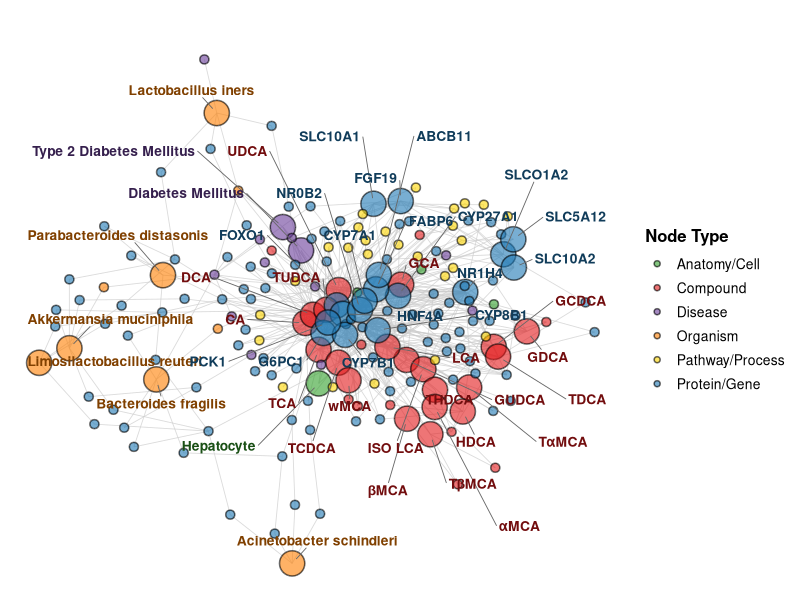
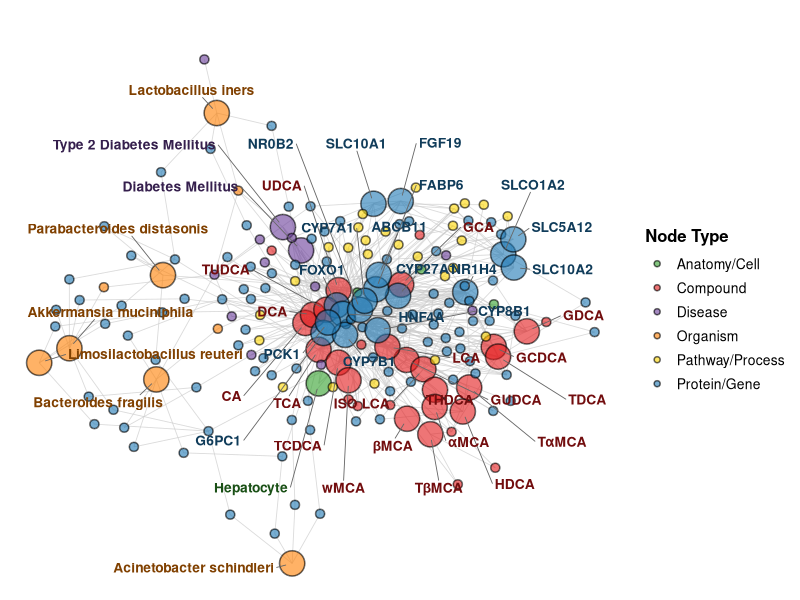

These figures' R source, in order:
library(ggplot2)
library(readxl)
library(dplyr)
library(ggrepel)
library(igraph)

# Read the data files
edges = read_excel("spoke_plot/filtered_edges.xlsx")
nodes = read_excel("spoke_plot/filtered_nodes.xlsx")

symp_id = nodes$node_id[which(nodes$node_type == "Symptom")]
nodes = nodes |>
  filter(!(node_id %in% symp_id))
edges = edges |>
  filter(!(from %in% symp_id)) |>
  filter(!(to %in% symp_id))

# Create igraph object - use node_id as the vertex identifier
g = graph_from_data_frame(
  d = edges %>% select(from, to), 
  directed = FALSE, 
  vertices = data.frame(name = nodes$node_id)
)

# Calculate layout using Fruchterman-Reingold algorithm
set.seed(45)  # For reproducibility
layout_coords = layout_with_gem(g)

# Add coordinates to nodes dataframe
nodes$x = layout_coords[, 1]
nodes$y = layout_coords[, 2]

# Prepare edges dataframe with coordinates
edges_plot = edges %>%
  left_join(nodes %>% select(node_id, x, y), 
            by = c("from" = "node_id")) %>%
  rename(x_start = x, y_start = y) %>%
  left_join(nodes %>% select(node_id, x, y), 
            by = c("to" = "node_id")) %>%
  rename(x_end = x, y_end = y) %>%
  filter(!is.na(x_start) & !is.na(y_start) & !is.na(x_end) & !is.na(y_end))

# Set node sizes based on is_key_node (larger difference)
nodes$node_size = ifelse(nodes$is_key_node == TRUE, 8, 2.5)

# Count node types and create vibrant, highly distinctive palette
n_node_types = length(unique(nodes$meta_type))

# Vibrant, maximally distinctive colorblind-safe palette
vibrant_colors = c(
  "#E31A1C",  # Bright red
  "#1F78B4",  # Bright blue
  "#33A02C",  # Bright green
  "#FF7F00",  # Bright orange
  "#6A3D9A",  # Bright purple
  "#FFD700",  # Gold
  "#00CED1",  # Bright cyan
  "#FF1493",  # Deep pink
  "#32CD32",  # Lime green
  "#FF4500",  # Orange red
  "#4169E1",  # Royal blue
  "#FF69B4",  # Hot pink
  "#00FA9A",  # Medium spring green
  "#DC143C",  # Crimson
  "#1E90FF"   # Dodger blue
)

# Extend if needed
if(n_node_types > length(vibrant_colors)) {
  vibrant_colors = colorRampPalette(vibrant_colors)(n_node_types)
}

# Function to darken colors for text labels
darken_color = function(col, factor = 0.5) {
  rgb_vals = col2rgb(col) / 255
  darkened = rgb_vals * factor
  rgb(darkened[1], darkened[2], darkened[3])
}

# Create color mapping for nodes
node_type_levels = unique(nodes$meta_type)
color_map = setNames(vibrant_colors[1:n_node_types], node_type_levels)
dark_color_map = setNames(sapply(vibrant_colors[1:n_node_types], darken_color), 
                          node_type_levels)

# Add colors to nodes dataframe
nodes$fill_color = color_map[nodes$meta_type]
nodes$text_color = dark_color_map[nodes$meta_type]

# Filter nodes to only show labels for key nodes
nodes_labeled = nodes %>% filter(is_key_node == TRUE)

# Create the network plot
pltE = ggplot() +
  # Plot edges first (so they're behind nodes) - much thinner
  geom_segment(data = edges_plot,
               aes(x = x_start, y = y_start, xend = x_end, yend = y_end),
               color = "gray80", alpha = 0.7, linewidth = 0.3) +
  
  # Plot nodes with border (stroke) and fill
  geom_point(data = nodes,
             aes(x = x, y = y, fill = meta_type, size = node_size),
             shape = 21,  # Circle with border
             color = "black",  # Border color
             stroke = 0.8,  # Border width
             alpha = 0.6) +
  
  # Add labels ONLY for key nodes with matching darker colors
  geom_text_repel(data = nodes_labeled,
                  aes(x = x, y = y, label = human_name, color = meta_type),
                  size = 3.5,
                  fontface = "bold",
                  max.overlaps = Inf,  # Show all labels
                  box.padding = 0.8,  # Increased padding
                  point.padding = 0.5,  # Increased padding around points
                  segment.color = "gray40",
                  segment.size = 0.3,
                  min.segment.length = 0,
                  force = 3,  # Increased repulsion force
                  force_pull = 0.5,  # Pull towards original position
                  max.iter = 10000,  # More iterations for better placement
                  max.time = 2) +  # Allow more time for optimization
  
  # Customize appearance
  scale_size_identity() +
  scale_fill_manual(name = "Node Type", 
                    values = color_map) +
  scale_color_manual(name = "Node Type",
                     values = dark_color_map,
                     guide = "none") +  # Don't show text color in legend
  theme_minimal() +
  theme(
    panel.background = element_rect(fill = "white", color = NA),
    plot.background = element_rect(fill = "white", color = NA),
    panel.grid = element_blank(),
    axis.text = element_blank(),
    axis.title = element_blank(),
    axis.ticks = element_blank(),
    legend.position = "right",
    legend.background = element_blank(),
    legend.key = element_rect(fill = "white"),
    legend.title = element_text(size = 12, face = "bold"),
    legend.text = element_text(size = 10),
    plot.title = element_text(size = 14, face = "bold", hjust = 0.5)
  ) +
  labs(title = "")

pltE

ggsave(filename = "pltE.png", plot = pltE, device = "png", width = 10, height = 6, bg = "white", dpi = 800)
